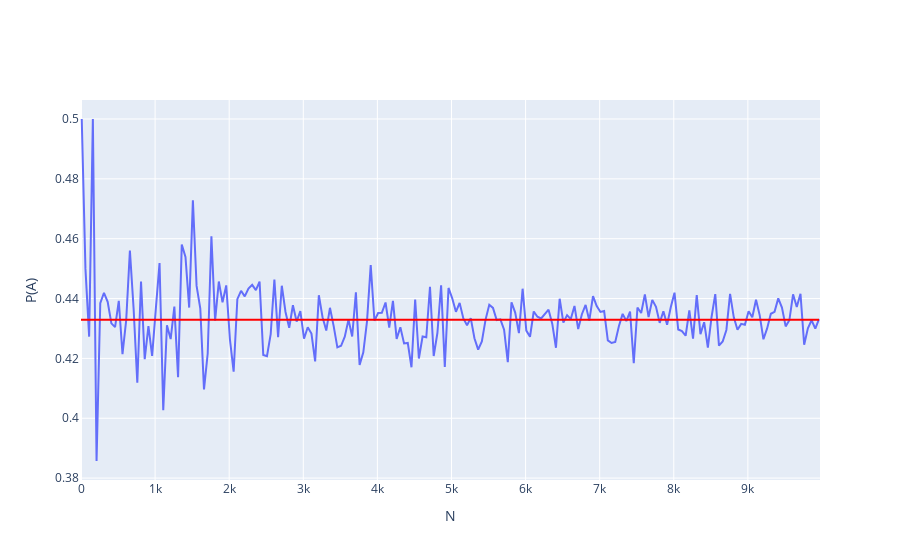

Notebook code for this chart:
### Code cell
import numpy as np
import scipy.special as sc
import plotly.graph_objs as go
import random


def random_combination():
    return random.sample("RB" * 6, 6)


N_values = np.array(range(10, 10001, 50))
P_A_values = []

for N in N_values:
    N_A = 0

    for _ in range(N):
        comb = random_combination()

        N_A += comb.count("R") == 3

    P_A_values.append(N_A / N)

theoretical = sc.comb(6, 3) ** 2 / sc.comb(12, 6)

fig = go.Figure([go.Scatter(x=N_values, y=P_A_values)])
fig.add_shape(
    type="line",
    x0=0,
    y0=theoretical,
    x1=N_values[-1],
    y1=theoretical,
    line=dict(color="red", width=2),
)

fig.update_layout(xaxis_title="N", yaxis_title="P(A)")
fig.show()

### Figure 1 — Plotly figure (JSON) as saved in the notebook; plotly's stock layout.template omitted (floating-point values rounded to 4 significant figures; data arrays with more than 128 entries replaced by an {"elided": "..."} marker saying what was removed)
{"data": [{"type": "scatter", "x": {"elided": "200 int values"}, "y": {"elided": "200 float values"}}], "layout": {"shapes": [{"line": {"color": "red", "width": 2}, "type": "line", "x0": 0, "x1": 9960, "y0": 0.4329, "y1": 0.4329}], "xaxis": {"title": {"text": "N"}}, "yaxis": {"title": {"text": "P(A)"}}}}
